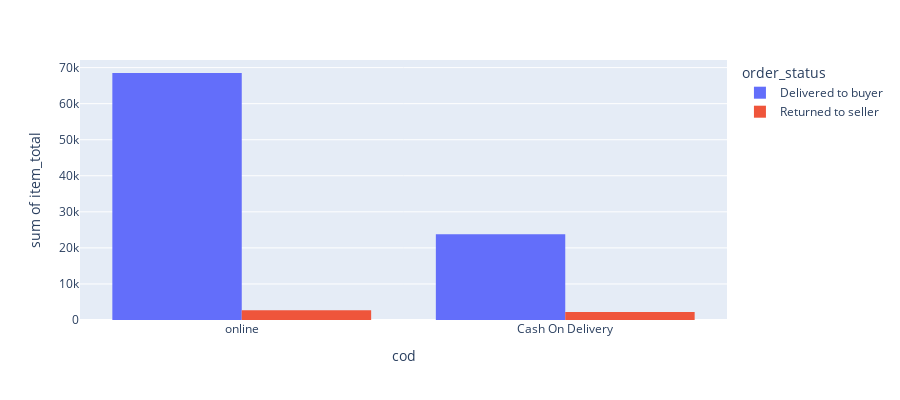

The code cell stored with this chart in its notebook:
### Code cell
fig = px.histogram(df, x="cod", y="item_total", color='order_status', barmode='group', height=400)
fig.show()

### Figure 1 — Plotly figure (JSON) as saved in the notebook; plotly's stock layout.template omitted (floating-point values rounded to 4 significant figures; data arrays with more than 128 entries replaced by an {"elided": "..."} marker saying what was removed)
{"data": [{"alignmentgroup": "True", "bingroup": "x", "histfunc": "sum", "hovertemplate": "order_status=Delivered to buyer<br>cod=%{x}<br>sum of item_total=%{y}<extra></extra>", "legendgroup": "Delivered to buyer", "marker": {"color": "#636efa", "pattern": {"shape": ""}}, "name": "Delivered to buyer", "offsetgroup": "Delivered to buyer", "orientation": "v", "showlegend": true, "type": "histogram", "x": {"elided": "160 str values"}, "xaxis": "x", "y": {"elided": "160 int values"}, "yaxis": "y"}, {"alignmentgroup": "True", "bingroup": "x", "histfunc": "sum", "hovertemplate": "order_status=Returned to seller<br>cod=%{x}<br>sum of item_total=%{y}<extra></extra>", "legendgroup": "Returned to seller", "marker": {"color": "#EF553B", "pattern": {"shape": ""}}, "name": "Returned to seller", "offsetgroup": "Returned to seller", "orientation": "v", "showlegend": true, "type": "histogram", "x": ["Cash On Delivery", "Cash On Delivery", "online", "Cash On Delivery", "online", "online", "Cash On Delivery", "online", "online", "online", "Cash On Delivery"], "xaxis": "x", "y": [449, 449, 449, 449, 449, 449, 449, 449, 449, 449, 449], "yaxis": "y"}], "layout": {"barmode": "group", "height": 400, "legend": {"title": {"text": "order_status"}, "tracegroupgap": 0}, "margin": {"t": 60}, "xaxis": {"anchor": "y", "domain": [0, 1], "title": {"text": "cod"}}, "yaxis": {"anchor": "x", "domain": [0, 1], "title": {"text": "sum of item_total"}}}}
